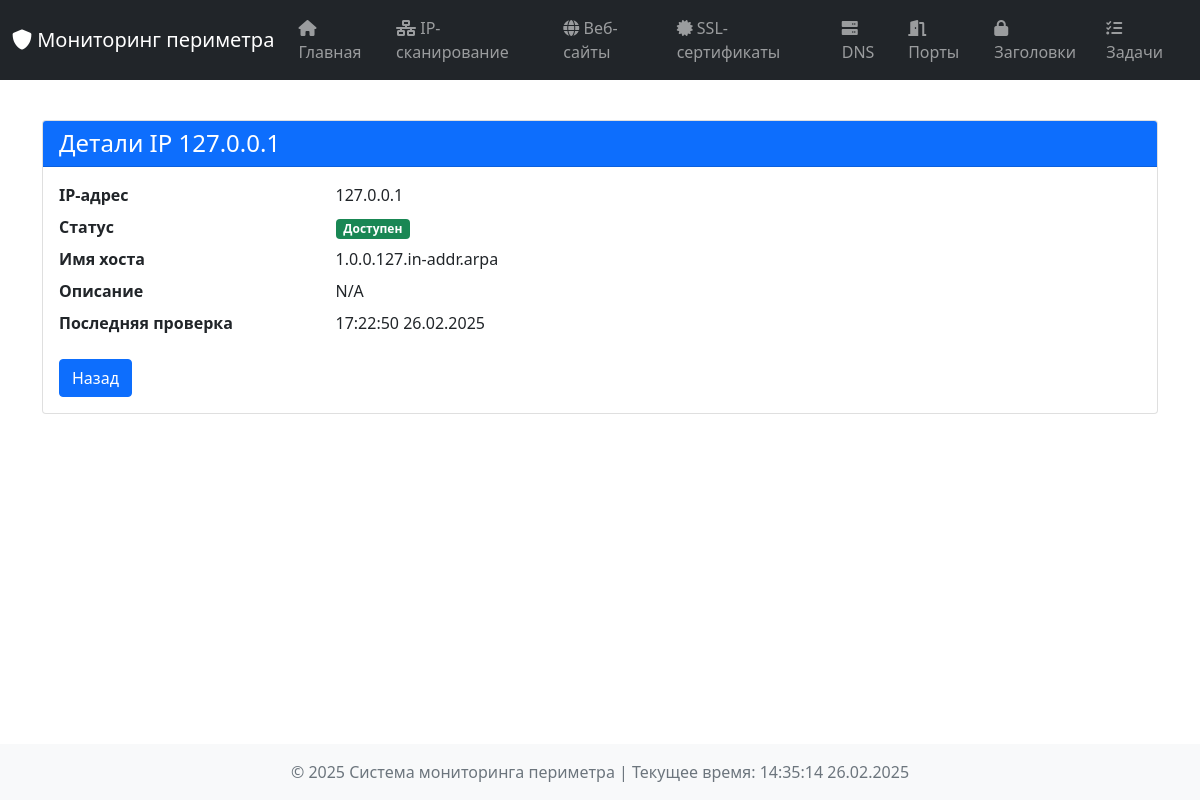
The app's page /ip-details/127.0.0.1 with its own data.
### tables this page shows
CREATE TABLE ip_states (
            ip_address TEXT PRIMARY KEY,
            is_up INTEGER,
            hostname TEXT,
            scan_time TEXT,
            description TEXT,
            data TEXT
        );

### dashboard/app.py (the view)
@app.route('/ip-details/<ip_address>')
def ip_details(ip_address):
    ip_state = db_manager.get_ip_state(ip_address) or {}
    return render_template('ip_details.html', title=f"Детали IP {ip_address}", ip_state=ip_state, current_time=datetime.now())

### core/database.py (called while the page is built)
    def get_ip_state(self, ip_address: str) -> Optional[Dict[str, Any]]:
        cursor = self.connection.cursor()
        try:
            cursor.execute('SELECT * FROM ip_states WHERE ip_address = ?', (ip_address,))
            row = cursor.fetchone()
            if row:
                data = dict(row)
                if "scan_time" in data and data["scan_time"]:
                    data["scan_time"] = datetime.fromisoformat(data["scan_time"])
                return data
            return None
        except Exception as e:
            logger.error(f"Ошибка при получении состояния IP {ip_address}: {str(e)}")
            return None

### dashboard/templates/ip_details.html (shortened to what this page needs)
{% extends "base.html" %}
{% block content %}
<div class="container mt-4">
    <div class="card">
        <div class="card-header bg-primary text-white">
            <h4 class="mb-0">{{ title }}</h4>
        </div>
        <div class="card-body">
            <dl class="row">
                <dt class="col-sm-3">IP-адрес</dt>
                <dd class="col-sm-9">{{ ip_state.ip_address }}</dd>
                <dt class="col-sm-3">Статус</dt>
                <dd class="col-sm-9">
                    {% if ip_state.is_up %}
                        <span class="badge bg-success">Доступен</span>
                    {% else %}
                        <span class="badge bg-danger">Недоступен</span>
                    {% endif %}
                </dd>
                <dt class="col-sm-3">Имя хоста</dt>
                <dd class="col-sm-9">{{ ip_state.hostname or 'N/A' }}</dd>
                <dt class="col-sm-3">Описание</dt>
                <dd class="col-sm-9">{{ ip_state.description or 'N/A' }}</dd>
                <dt class="col-sm-3">Последняя проверка</dt>
                <dd class="col-sm-9">{{ ip_state.scan_time.strftime('%H:%M:%S %d.%m.%Y') if ip_state.scan_time else 'N/A' }}</dd>
            </dl>
            <a href="{{ url_for('ip_scan') }}" class="btn btn-primary">Назад</a>
        </div>
    </div>
</div>
{% endblock %}

### dashboard/static/css/style.css (style rules this page uses)
body { min-height: 100vh; display: flex; flex-direction: column; }
.card { margin-bottom: 1rem; }
.card-body { overflow-x: hidden; }

### records on screen
ip_states: ip_address "127.0.0.1", hostname "1.0.0.127.in-addr.arpa", description "N/A"

### other values on screen
{{ title }} "Детали IP 127.0.0.1"
